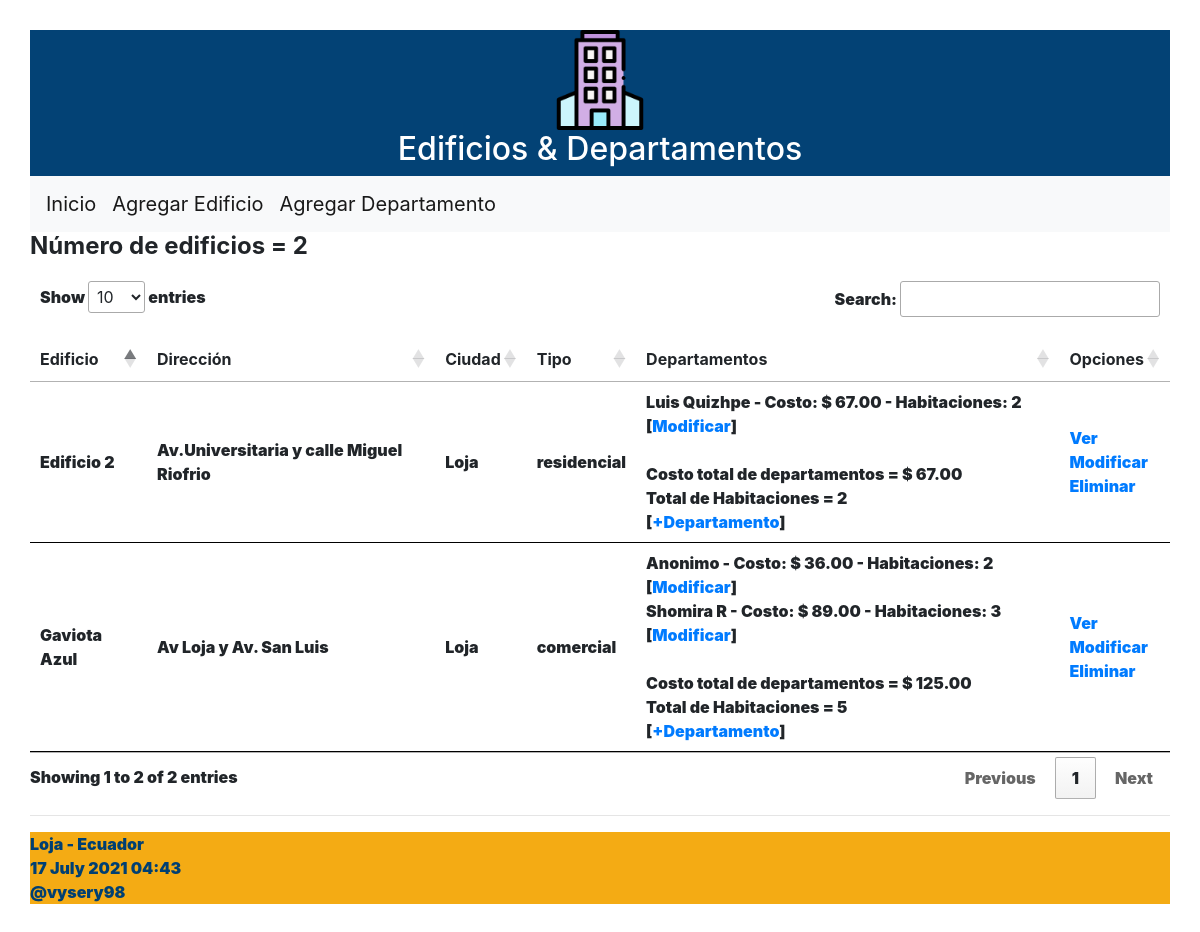
The app's page /, older data.
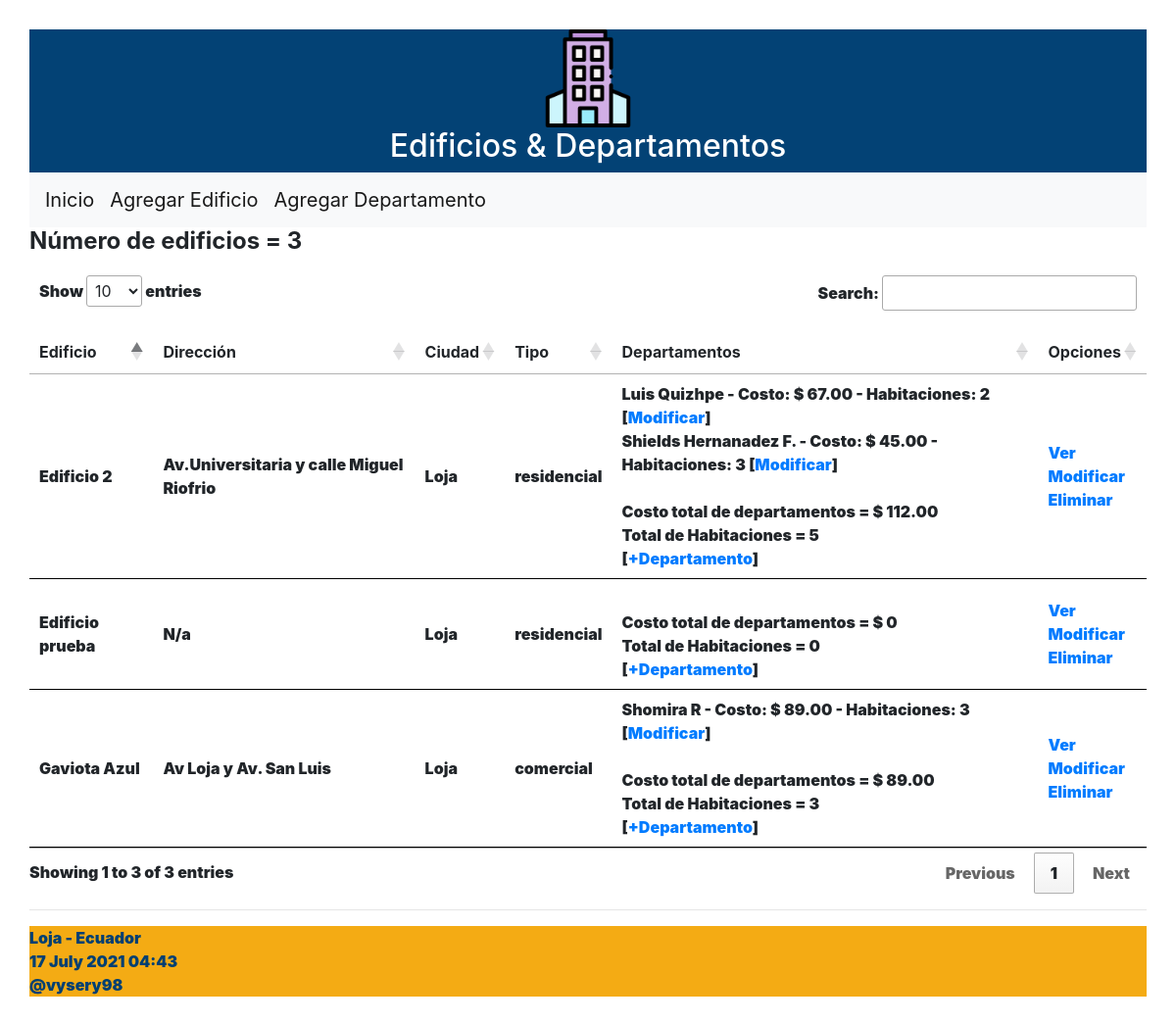
The same page, newer data.
### ordenamiento/models.py (models this page shows, shortened)
class Edificio(models.Model):
	opciones_tipo = (
	    ('residencial','Residencial'),
	    ('comercial','Comercial'),
    )
	nombre = models.CharField("Nombre del edificio", max_length=50)
	direccion = models.CharField("Dirección", max_length=50)
	ciudad = models.CharField("Ciudad", max_length=50)
	tipo_edificio = models.CharField("Tipo", max_length=30,
        choices=opciones_tipo)
	def obtener_cantidad_cuartos(self):
		valor = [t.num_cuartos for t in self.departamentos.all()]
		valor = sum(valor)
		return valor
	def obtener_costo_departamento(self):
		valor = [t.costo for t in self.departamentos.all()]
		valor = sum(valor)
		return valor

class Departamento(models.Model):
	propietario = models.CharField("Propietario/a", max_length=100)
	costo = models.DecimalField(max_digits=100, decimal_places=2)
	num_cuartos = models.IntegerField("Número de cuartos")
	edificio = models.ForeignKey(Edificio, on_delete=models.CASCADE,
	        related_name="departamentos")

### ordenamiento/views.py (the view)
# urls.py: path('', views.index, name='index'),
def index(request):
    edificios = Edificio.objects.all()
    informacion_template = {'edificios': edificios, 'numero_edificios': len(edificios)}
    return render(request, 'index.html', informacion_template)

### ordenamiento/templates/index.html (shortened to what this page needs)
{% extends "master.html" %}
{% block content %}
<h4><b>Número de edificios = {{ numero_edificios }}<b></h4>
<table id="tabla_datos">
  <thead>
    <tr>
      <th>Edificio</th>
      <th>Dirección</th>
      <th>Ciudad</th>
      <th>Tipo</th>
      <th>Departamentos</th>
      <th>Opciones</th>
    </tr>
  </thead>
  {% for e in edificios %}
  <tr>
    <td> {{e.nombre}} </td>
    <td> {{e.direccion}} </td>
    <td> {{e.ciudad}}</td>
    <td> {{e.tipo_edificio}}</td>
    <td>
        {% for t in e.departamentos.all %}
            <span >{{t.propietario}} - Costo: $ {{t.costo}} - Habitaciones: {{t.num_cuartos}}
            [<a href="{% url 'editar_departamento' t.id %}">Modificar</a>] </span><br>
        {% endfor %}
        <br>
        <span><b>Costo total de departamentos = $</b> {{ e.obtener_costo_departamento }}</span>
        <br>
        <span><b>Total de Habitaciones = </b>{{ e.obtener_cantidad_cuartos }}</span>
        <br>
        [<a href="{% url 'crear_departamento_edificio' e.id%}">+Departamento</a>]
    </td>
    <td> <a href="{% url 'obtener_edificio' e.id %}">Ver</a> <br>
      <a href="{% url 'editar_edificio' e.id %}">Modificar</a> <br>
      <a href="{% url 'eliminar_edificio' e.id %}"
      onclick="return confirm('¿Desea eliminar el Edificio {{ e.nombre }}?')" >
      Eliminar</a>
    </td>
  </tr>
  {% endfor %}
</table>
{% endblock %}

Row changes from the older to the newer data that the page shows:
removed Departamento: propietario "Anonimo", costo "36.00", num_cuartos "2", shown under Edificio "Gaviota Azul"
computed for Edificio "Gaviota Azul": obtener_costo_departamento "125.00" → "89.00"; obtener_cantidad_cuartos "5" → "3"
computed for Edificio "Edificio 2": obtener_costo_departamento "67.00" → "112.00"; obtener_cantidad_cuartos "2" → "5"
added Departamento: propietario "Shields Hernanadez F.", costo "45.00", num_cuartos "3", shown under Edificio "Edificio 2"
added Edificio: nombre "Edificio prueba", direccion "N/a", ciudad "Loja", tipo_edificio "residencial", obtener_costo_departamento "0", obtener_cantidad_cuartos "0"
Text that changed along with them:
{{ numero_edificios }}: "2" → "3"
text written by a page script: "Show entries Search: Showing 1 to 2 of 2 entries Previous 1 Next" → "Show entries Search: Showing 1 to 3 of 3 entries Previous 1 Next"
